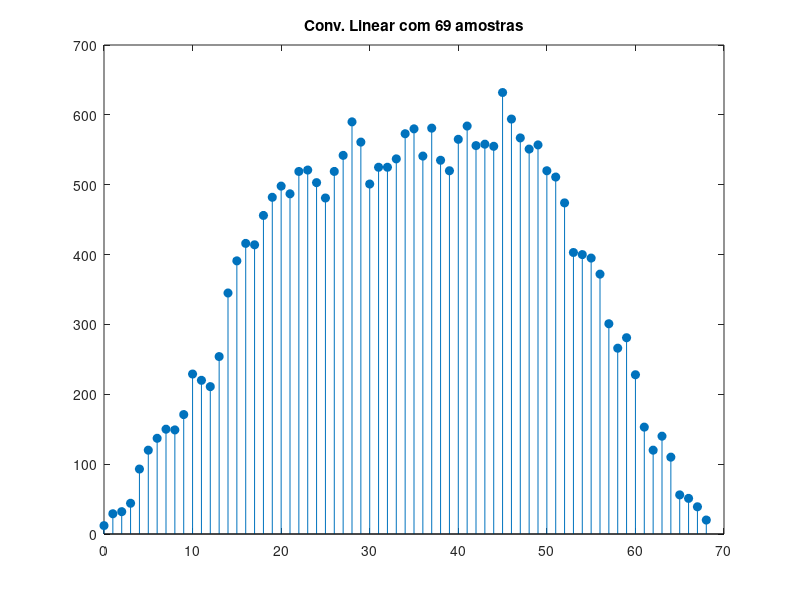
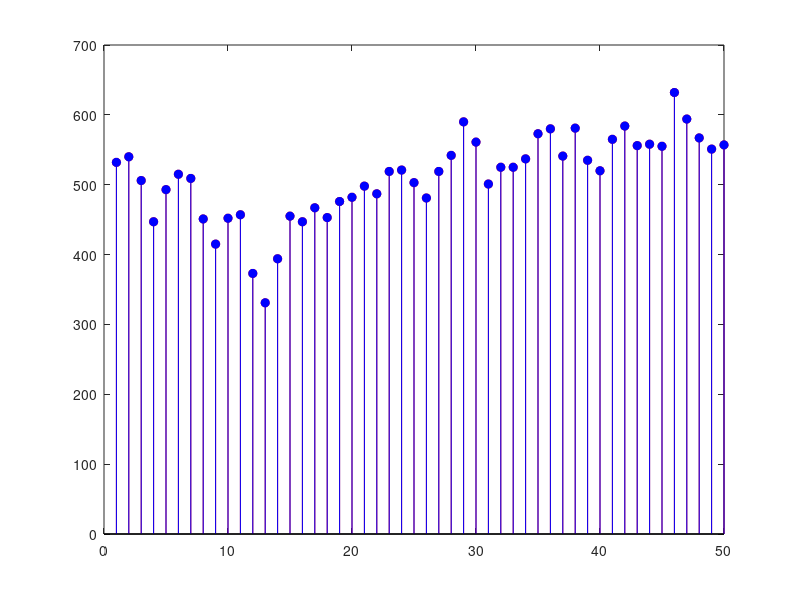
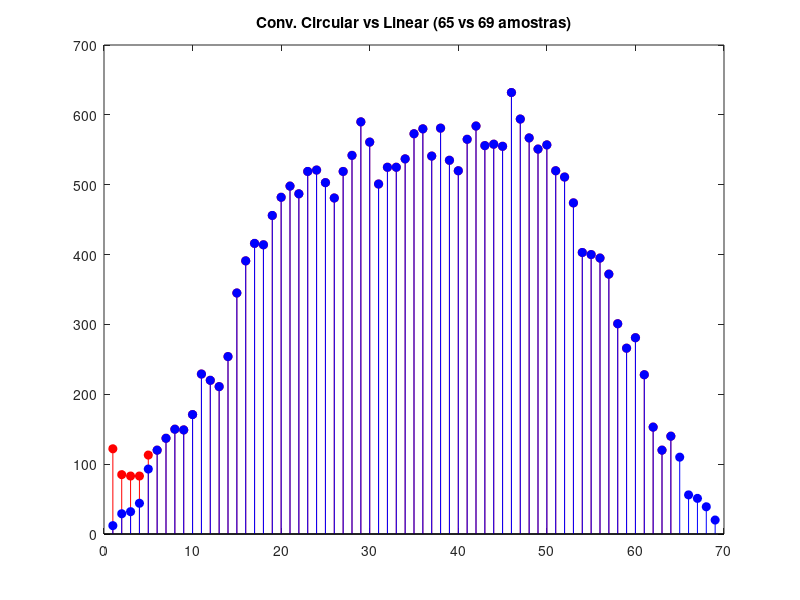
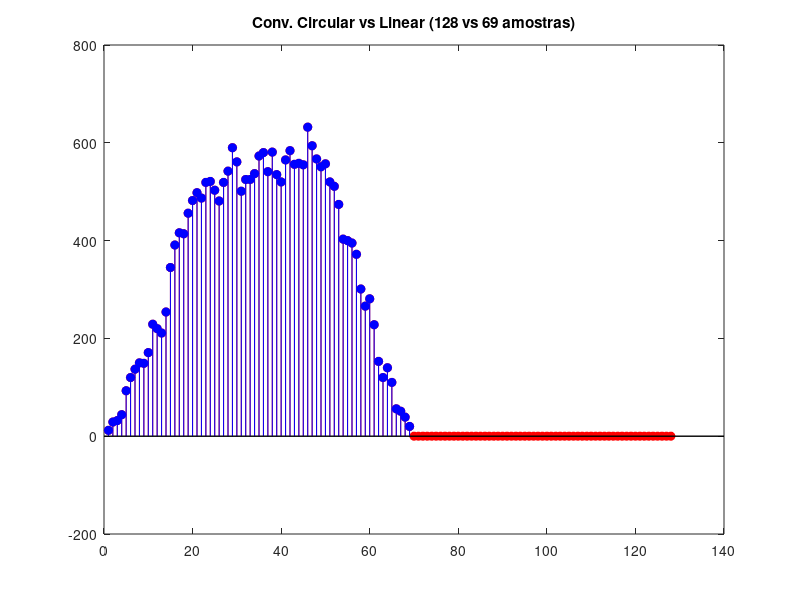

These charts were generated, in order, by the following MATLAB code:
clc % limpar cmd window
%% a)
x=randi(9,[1,50]); % x comprimento 50
y=randi(9,[1,20]); % y comprimento 20
% Para z = x*y (convolver)
% Nz = Nx+Ny-1 = 50+20-1 = 69
z=conv(x,y);
figure;
stem(0:68,z,'filled'); % 0:68 -> 69 amostras
title('Conv. Linear com 69 amostras')
%% b)
z_c=real(ifft(fft(x,50).*fft(y,50)));
z_cc=cconv(x,y,50); % Sendo "50" o numero de amostras (pode ser alterado para qualquer valor maior ou igual ao Nx ou Ny)
figure;
stem(z_c,'r','filled'), hold on
stem(z_cc,'b','filled'), hold off
sum(abs(z_c-z_cc)) % O ERRO das duas soluções é 0.
% Os gráficos acabam por ficar sobrepostos pois são iguais
%% c)
z_c=real(ifft(fft(x,64).*fft(y,64)));
figure;
stem(z_c,'r','filled'), hold on % conv circular a vermelho
stem(z,'b','filled'), hold off % conv linear a azul
title('Conv. Circular vs Linear (65 vs 69 amostras)') 
% Mostram 5 amostras fora porque "69 > 65"
%% d)
z_c=real(ifft(fft(x,128).*fft(y,128)));
figure;
stem(z_c,'r','filled'), hold on % conv circular a vermelho
stem(z,'b','filled'), hold off % conv linear a azul
title('Conv. Circular vs Linear (128 vs 69 amostras)') 
%% e)
x=randn(1,1024);xx=real(ifft(fft(x).^2));
xxx=cconv(x,x,1024);
figure;
stem(xx,'r','filled'); hold on;
stem(xxx,'b','filled'); hold off;
% Só se vêm azuis, ou seja o resultado é a conv. circular dele próprio